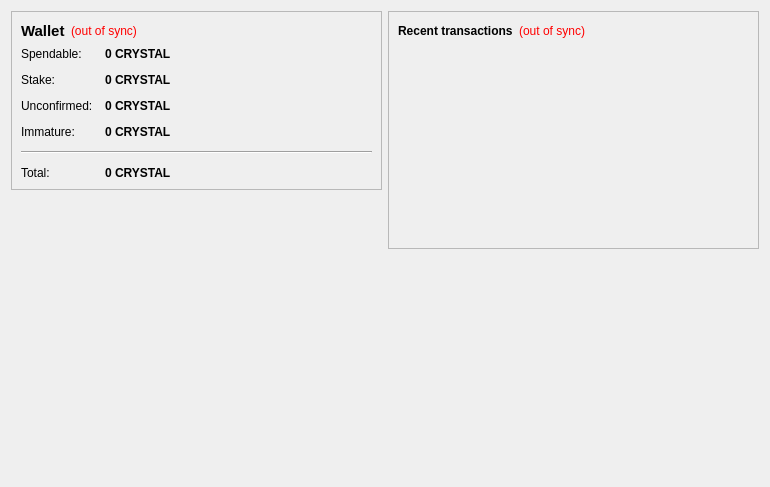
<?xml version="1.0" encoding="UTF-8"?>
<ui version="4.0">
 <class>OverviewPage</class>
 <widget class="QWidget" name="OverviewPage">
  <property name="geometry">
   <rect>
    <x>0</x>
    <y>0</y>
    <width>770</width>
    <height>487</height>
   </rect>
  </property>
  <property name="windowTitle">
   <string>Form</string>
  </property>
  <layout class="QHBoxLayout" name="horizontalLayout" stretch="1,1">
   <item>
    <layout class="QVBoxLayout" name="verticalLayout_2">
     <item>
      <widget class="QFrame" name="frame">
       <property name="frameShape">
        <enum>QFrame::StyledPanel</enum>
       </property>
       <property name="frameShadow">
        <enum>QFrame::Raised</enum>
       </property>
       <layout class="QVBoxLayout" name="verticalLayout_4">
        <item>
         <layout class="QHBoxLayout" name="horizontalLayout_4">
          <item>
           <widget class="QLabel" name="label_5">
            <property name="font">
             <font>
              <pointsize>11</pointsize>
              <weight>75</weight>
              <bold>true</bold>
             </font>
            </property>
            <property name="text">
             <string>Wallet</string>
            </property>
           </widget>
          </item>
          <item>
           <widget class="QLabel" name="labelWalletStatus">
            <property name="toolTip">
             <string>The displayed information may be out of date. Your wallet automatically synchronizes with the CrystalCoin network after a connection is established, but this process has not completed yet.</string>
            </property>
            <property name="styleSheet">
             <string notr="true">QLabel { color: red; }</string>
            </property>
            <property name="text">
             <string notr="true">(out of sync)</string>
            </property>
            <property name="alignment">
             <set>Qt::AlignLeading|Qt::AlignLeft|Qt::AlignVCenter</set>
            </property>
           </widget>
          </item>
          <item>
           <spacer name="horizontalSpacer_2">
            <property name="orientation">
             <enum>Qt::Horizontal</enum>
            </property>
            <property name="sizeHint" stdset="0">
             <size>
              <width>40</width>
              <height>20</height>
             </size>
            </property>
           </spacer>
          </item>
         </layout>
        </item>
        <item>
         <layout class="QFormLayout" name="formLayout_2">
          <property name="fieldGrowthPolicy">
           <enum>QFormLayout::AllNonFixedFieldsGrow</enum>
          </property>
          <property name="horizontalSpacing">
           <number>12</number>
          </property>
          <property name="verticalSpacing">
           <number>12</number>
          </property>
          <item row="0" column="0">
           <widget class="QLabel" name="label">
            <property name="text">
             <string>Spendable:</string>
            </property>
           </widget>
          </item>
          <item row="0" column="1">
           <widget class="QLabel" name="labelBalance">
            <property name="font">
             <font>
              <weight>75</weight>
              <bold>true</bold>
             </font>
            </property>
            <property name="cursor">
             <cursorShape>IBeamCursor</cursorShape>
            </property>
            <property name="toolTip">
             <string>Your current spendable balance</string>
            </property>
            <property name="text">
             <string notr="true">0 CRYSTAL</string>
            </property>
            <property name="textInteractionFlags">
             <set>Qt::LinksAccessibleByMouse|Qt::TextSelectableByKeyboard|Qt::TextSelectableByMouse</set>
            </property>
           </widget>
          </item>
          <item row="1" column="0">
           <widget class="QLabel" name="label_6">
            <property name="text">
             <string>Stake:</string>
            </property>
           </widget>
          </item>
          <item row="1" column="1">
           <widget class="QLabel" name="labelStake">
            <property name="font">
             <font>
              <weight>75</weight>
              <bold>true</bold>
             </font>
            </property>
            <property name="cursor">
             <cursorShape>IBeamCursor</cursorShape>
            </property>
            <property name="toolTip">
             <string>Total of coins that was staked, and do not yet count toward the current balance</string>
            </property>
            <property name="text">
             <string notr="true">0 CRYSTAL</string>
            </property>
            <property name="textInteractionFlags">
             <set>Qt::LinksAccessibleByMouse|Qt::TextSelectableByKeyboard|Qt::TextSelectableByMouse</set>
            </property>
           </widget>
          </item>
          <item row="2" column="0">
           <widget class="QLabel" name="label_3">
            <property name="text">
             <string>Unconfirmed:</string>
            </property>
           </widget>
          </item>
          <item row="2" column="1">
           <widget class="QLabel" name="labelUnconfirmed">
            <property name="font">
             <font>
              <weight>75</weight>
              <bold>true</bold>
             </font>
            </property>
            <property name="cursor">
             <cursorShape>IBeamCursor</cursorShape>
            </property>
            <property name="toolTip">
             <string>Total of transactions that have yet to be confirmed, and do not yet count toward the current balance</string>
            </property>
            <property name="text">
             <string notr="true">0 CRYSTAL</string>
            </property>
            <property name="textInteractionFlags">
             <set>Qt::LinksAccessibleByMouse|Qt::TextSelectableByKeyboard|Qt::TextSelectableByMouse</set>
            </property>
           </widget>
          </item>
          <item row="3" column="0">
           <widget class="QLabel" name="labelImmatureText">
            <property name="text">
             <string>Immature:</string>
            </property>
           </widget>
          </item>
          <item row="3" column="1">
           <widget class="QLabel" name="labelImmature">
            <property name="font">
             <font>
              <weight>75</weight>
              <bold>true</bold>
             </font>
            </property>
            <property name="toolTip">
             <string>Mined balance that has not yet matured</string>
            </property>
            <property name="text">
             <string notr="true">0 CRYSTAL</string>
            </property>
            <property name="textInteractionFlags">
             <set>Qt::LinksAccessibleByMouse|Qt::TextSelectableByKeyboard|Qt::TextSelectableByMouse</set>
            </property>
           </widget>
          </item>
          <item row="4" column="0" colspan="2">
           <widget class="Line" name="line">
            <property name="orientation">
             <enum>Qt::Horizontal</enum>
            </property>
           </widget>
          </item>
          <item row="5" column="0">
           <widget class="QLabel" name="labelTotalText">
            <property name="text">
             <string>Total:</string>
            </property>
           </widget>
          </item>
          <item row="5" column="1">
           <widget class="QLabel" name="labelTotal">
            <property name="font">
             <font>
              <weight>75</weight>
              <bold>true</bold>
             </font>
            </property>
            <property name="cursor">
             <cursorShape>IBeamCursor</cursorShape>
            </property>
            <property name="toolTip">
             <string>Your current total balance</string>
            </property>
            <property name="text">
             <string notr="true">0 CRYSTAL</string>
            </property>
            <property name="textInteractionFlags">
             <set>Qt::LinksAccessibleByMouse|Qt::TextSelectableByKeyboard|Qt::TextSelectableByMouse</set>
            </property>
           </widget>
          </item>
         </layout>
        </item>
       </layout>
      </widget>
     </item>
     <item>
      <spacer name="verticalSpacer">
       <property name="orientation">
        <enum>Qt::Vertical</enum>
       </property>
       <property name="sizeHint" stdset="0">
        <size>
         <width>20</width>
         <height>40</height>
        </size>
       </property>
      </spacer>
     </item>
     <item>
      <widget class="QLabel" name="label_2">
       <property name="autoFillBackground">
        <bool>true</bool>
       </property>
       <property name="text">
        <string/>
       </property>
       <property name="pixmap">
        <pixmap resource="../bitcoin.qrc">:/icons/techbg</pixmap>
       </property>
       <property name="scaledContents">
        <bool>false</bool>
       </property>
       <property name="margin">
        <number>0</number>
       </property>
      </widget>
     </item>
    </layout>
   </item>
   <item>
    <layout class="QVBoxLayout" name="verticalLayout_3">
     <item>
      <widget class="QFrame" name="frame_2">
       <property name="frameShape">
        <enum>QFrame::StyledPanel</enum>
       </property>
       <property name="frameShadow">
        <enum>QFrame::Raised</enum>
       </property>
       <layout class="QVBoxLayout" name="verticalLayout">
        <item>
         <layout class="QHBoxLayout" name="horizontalLayout_2">
          <item>
           <widget class="QLabel" name="label_4">
            <property name="text">
             <string>&lt;b&gt;Recent transactions&lt;/b&gt;</string>
            </property>
           </widget>
          </item>
          <item>
           <widget class="QLabel" name="labelTransactionsStatus">
            <property name="toolTip">
             <string>The displayed information may be out of date. Your wallet automatically synchronizes with the CrystalCoin network after a connection is established, but this process has not completed yet.</string>
            </property>
            <property name="styleSheet">
             <string notr="true">QLabel { color: red; }</string>
            </property>
            <property name="text">
             <string notr="true">(out of sync)</string>
            </property>
            <property name="alignment">
             <set>Qt::AlignRight|Qt::AlignTrailing|Qt::AlignVCenter</set>
            </property>
           </widget>
          </item>
          <item>
           <spacer name="horizontalSpacer">
            <property name="orientation">
             <enum>Qt::Horizontal</enum>
            </property>
            <property name="sizeHint" stdset="0">
             <size>
              <width>40</width>
              <height>20</height>
             </size>
            </property>
           </spacer>
          </item>
         </layout>
        </item>
        <item>
         <widget class="QListView" name="listTransactions">
          <property name="styleSheet">
           <string notr="true">QListView { background: transparent; }</string>
          </property>
          <property name="frameShape">
           <enum>QFrame::NoFrame</enum>
          </property>
          <property name="verticalScrollBarPolicy">
           <enum>Qt::ScrollBarAlwaysOff</enum>
          </property>
          <property name="horizontalScrollBarPolicy">
           <enum>Qt::ScrollBarAlwaysOff</enum>
          </property>
          <property name="selectionMode">
           <enum>QAbstractItemView::NoSelection</enum>
          </property>
         </widget>
        </item>
       </layout>
      </widget>
     </item>
     <item>
      <spacer name="verticalSpacer_2">
       <property name="orientation">
        <enum>Qt::Vertical</enum>
       </property>
       <property name="sizeHint" stdset="0">
        <size>
         <width>20</width>
         <height>40</height>
        </size>
       </property>
      </spacer>
     </item>
    </layout>
   </item>
  </layout>
 </widget>
 <resources/>
 <connections/>
</ui>
